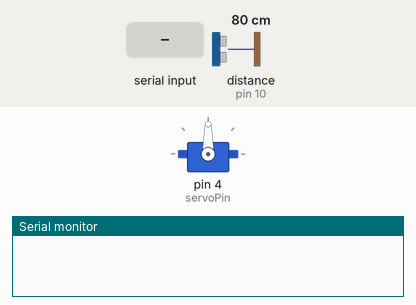
The sketch below on a simulated Arduino Uno, built with avr-gcc and run on an emulated ATmega328P. Parts: servo, the last lines printed to the serial monitor. Wiring (inferred from the names in the program): ultrasonic range finder: trigger pin 9; echo pin 10. Inputs (shaded band) come from the test bench; at power-on: distance to the obstacle (sensor on pin 10) 80 cm. The echo pulse lasts 58.3 µs per cm.

Above: at 0.1 s.
2.3 s: distance to the obstacle (sensor on pin 10) set to 70 cm
At 2.5 s:
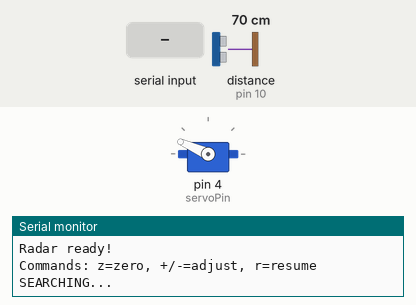
5.3 s: distance to the obstacle (sensor on pin 10) set to 61 cm
At 6.34 s:
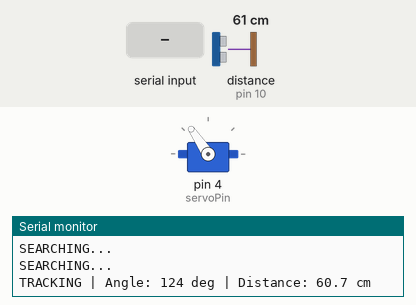
8.3 s: "z" received over Serial
10.1 s: "+" received over Serial
At 11.2 s:
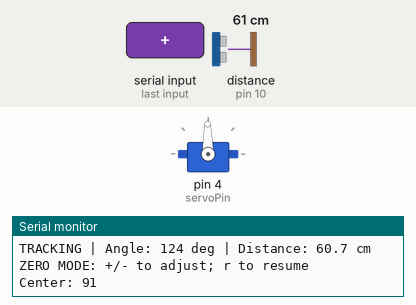
11.6 s: "r" received over Serial
At 13.39 s:
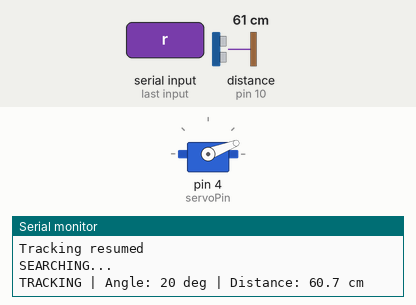
14.6 s: "Z" received over Serial
Timing chart, 0 to 17.1 s (numbered marks = the images above; inputs shaded):
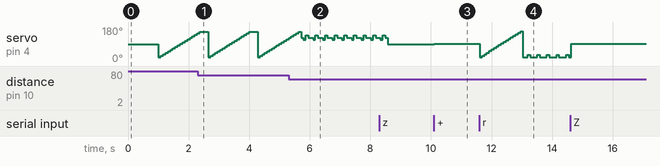

Measured:
- the behaviour switches between 66 and 65 cm on distance to the obstacle (sensor on pin 10) (found by bisection; images 1 and 2)
- after the input at 10.1 s, servo on pin 4 (servoPin): 90° → 91° at once

The sketch:

Object_Tracking_Radar.ino
```cpp
/*
 * Arduino Object-Tracking Radar
 * SG90 servo: signal D4, power 5V, ground GND
 * HC-SR04: TRIG D9, ECHO D10, power 5V, ground GND
 * Serial Monitor: 9600 baud
 * z = enter zero mode, +/- = adjust center, r = resume
 */
#include <Servo.h>

Servo radar;

const int trigPin = 9;
const int echoPin = 10;
const int servoPin = 4;

const int minAngle = 20;
const int maxAngle = 160;

// The calibrated physical servo angle corresponding to straight ahead.
// Change this default after finding your preferred calibration.
int zeroPosition = 90;
bool zeroMode = false;

int targetAngle = 90;
int missed = 0;
bool locked = false;

void pointServo(int angle) {
  int actualAngle = angle + (zeroPosition - 90);
  radar.write(constrain(actualAngle, 0, 180));
}

void checkCommands() {
  while (Serial.available()) {
    char command = Serial.read();

    if (command == 'z' || command == 'Z') {
      zeroMode = true;
      pointServo(90);
      Serial.println("ZERO MODE: +/- to adjust; r to resume");
    } else if (command == '+' && zeroMode) {
      // Limited offset keeps the 20-160 sweep within servo travel.
      zeroPosition = min(110, zeroPosition + 1);
      pointServo(90);
      Serial.print("Center: ");
      Serial.println(zeroPosition);
    } else if (command == '-' && zeroMode) {
      zeroPosition = max(70, zeroPosition - 1);
      pointServo(90);
      Serial.print("Center: ");
      Serial.println(zeroPosition);
    } else if (command == 'r' || command == 'R') {
      zeroMode = false;
      locked = false;
      missed = 0;
      targetAngle = 90;
      Serial.println("Tracking resumed");
    }
  }
}

float distanceAt(int angle) {
  pointServo(angle);
  delay(75);

  digitalWrite(trigPin, LOW);
  delayMicroseconds(2);
  digitalWrite(trigPin, HIGH);
  delayMicroseconds(10);
  digitalWrite(trigPin, LOW);

  unsigned long duration = pulseIn(echoPin, HIGH, 12000);
  if (duration == 0) return -1;

  float distance = duration * 0.0343 / 2.0;
  if (distance < 8 || distance > 65) return -1;

  return distance;
}

int findTarget() {
  int bestAngle = -1;
  float closest = 1000;

  for (int angle = minAngle; angle <= maxAngle; angle += 8) {
    float d = distanceAt(angle);
    if (d > 0 && d < closest) {
      closest = d;
      bestAngle = angle;
    }
  }

  return bestAngle;
}

void setup() {
  Serial.begin(9600);
  pinMode(trigPin, OUTPUT);
  pinMode(echoPin, INPUT);

  radar.attach(servoPin);
  pointServo(90);
  delay(1000);

  Serial.println("Radar ready!");
  Serial.println("Commands: z=zero, +/-=adjust, r=resume");
}

void loop() {
  checkCommands();

  if (zeroMode) {
    delay(20);
    return;
  }

  if (!locked) {
    Serial.println("SEARCHING...");
    int found = findTarget();

    if (found == -1) {
      delay(200);
      return;
    }

    targetAngle = found;
    locked = true;
    missed = 0;
  }

  int leftAngle = max(minAngle, targetAngle - 12);
  int rightAngle = min(maxAngle, targetAngle + 12);

  float center = distanceAt(targetAngle);
  float left = distanceAt(leftAngle);
  float right = distanceAt(rightAngle);

  // Preserve the original working left/right tracking behavior.
  if (right > 0 && left < 0) {
    targetAngle = min(maxAngle, targetAngle + 5);
  } else if (left > 0 && right < 0) {
    targetAngle = max(minAngle, targetAngle - 5);
  }

  if (center > 0 || left > 0 || right > 0) {
    missed = 0;
  } else {
    missed++;
  }

  if (missed >= 3) {
    locked = false;
    Serial.println("TARGET LOST");
    return;
  }

  // Obtain a current reading at the estimated tracking direction.
  float currentDistance = distanceAt(targetAngle);

  Serial.print("TRACKING | Angle: ");
  Serial.print(targetAngle);
  Serial.print(" deg | Distance: ");
  if (currentDistance > 0) {
    Serial.print(currentDistance, 1);
    Serial.println(" cm");
  } else {
    Serial.println("no valid center reading");
  }
}
```
